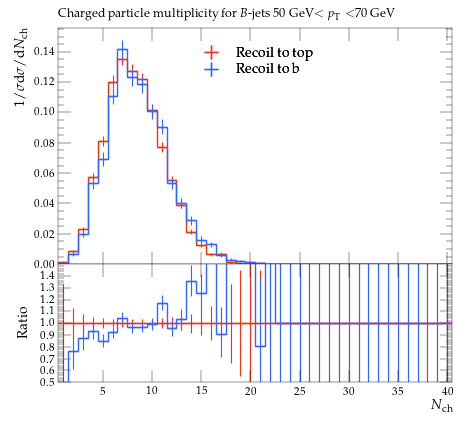

This chart was generated by the following Python code:
#! /usr/bin/env python

# This Python script was auto-generated using YODA v2.0.2.
# Analysis object: /MC_HFDECAYS/avg_B_jet_ch_mult_50_70
# Timestamp: 31-07-2026 (13:13:52)

import matplotlib as mpl
import matplotlib.pyplot as plt
mpl.use('Agg') # comment out for interactive use
import os
import numpy as np

plotDir = os.path.split(os.path.realpath(__file__))[0]
if 'YODA_USER_PLOT_PATH' in globals():
    plot_outdir = globals()['YODA_USER_PLOT_PATH']
else:
    plot_outdir = plotDir

#plot style
plt.style.use(os.path.join(plotDir, '../default.mplstyle'))
# plot metadata
figW, figH = plt.rcParams['figure.figsize']
ax_xLabel = r'$N_\mathrm{ch}$'
ax_yLabel = r'$1/\sigma \mathrm{d}\sigma/\mathrm{d}N_\mathrm{ch}$'
ax_title  = r'Charged particle multiplicity for $B$-jets 50 GeV$<p_\mathrm{T}<$70 GeV'
ax_xScale = 'linear'
ax_yScale = 'linear'
xLims = (0.5, 40.5)
yLims = (0.0, 0.15578673)
xMinorTickMarks = 0

# TeX-friendly labels for the legend
labels = {
    'legend' : ([ r"Recoil to top", r"Recoil to b" ], r""),
}

# Adjust canvas width and height
canvasW = 10.0
canvasH = 9.0
figW *= canvasW/10.
figH *= canvasH/9.

# Create figure and axis objects
fig, (ax, ratio0_ax) = plt.subplots(2, 1, sharex=True,
                  figsize=(figW,figH), gridspec_kw={'height_ratios': (6.0, 3.0)})

# Set figure margins
plt.subplots_adjust(
    left   = 1.0 * plt.rcParams['figure.subplot.left'],
    right  = 1.0 * plt.rcParams['figure.subplot.right'],
    top    = 1.0 * plt.rcParams['figure.subplot.top'],
    bottom = 1.0 * plt.rcParams['figure.subplot.bottom'])

ratio0_ax.yaxis.set_major_locator(mpl.ticker.MultipleLocator(0.1))
ratio0_ax.set_ylim(0.5, 1.4999)
ratio0_ax.set_ylabel('Ratio')
ratio0_ax.xaxis.set_minor_locator(mpl.ticker.NullLocator())

# the numerical data is stored in a separate file
dataf = dict()
prefix = os.path.split(__file__)[0]
if prefix:    prefix = prefix + '/'
exec(open(prefix+'avg_B_jet_ch_mult_50_70__data.py').read(), dataf)


legend_handles = dict() # keep track of handles for the legend

# style options for curves
# starts at zorder>=5 to draw curve on top of legend
styles = {
  'recoil_t': {
    'color' : '#EE3311',
    'linestyle' : '-',
    'linewidth' : 1,
    'marker' : 'none',
    'markersize' : 2,
    'capsize' : 0.0,
    'zorder' : 5,
    'histstyle' : 1,
    'drawstyle' : 'steps-pre',
    'xerrorbars' : 1,
    'yerrorbars' : 1,
    'fillcolor' : None,
    'fillopacity' : 1.0,
    'ratio0_linestyle' : '-',
    'ratio0_linewidth' : 1,
    'ratio0_marker' : 'none',
    'ratio0_markersize' : 2,
    'ratio0_capsize' : 0.0,
    'ratio0_zorder' : 5,
    'ratio0_histstyle' : 1,
    'ratio0_drawstyle' : 'steps-pre',
    'ratio0_xerrorbars' : 1,
    'ratio0_yerrorbars' : 1,
  },
  'recoil_b': {
    'color' : '#3366FF',
    'linestyle' : '-',
    'linewidth' : 1,
    'marker' : 'none',
    'markersize' : 2,
    'capsize' : 0.0,
    'zorder' : 6,
    'histstyle' : 1,
    'drawstyle' : 'steps-pre',
    'xerrorbars' : 1,
    'yerrorbars' : 1,
    'fillcolor' : None,
    'fillopacity' : 1.0,
    'ratio0_linestyle' : '-',
    'ratio0_linewidth' : 1,
    'ratio0_marker' : 'none',
    'ratio0_markersize' : 2,
    'ratio0_capsize' : 0.0,
    'ratio0_zorder' : 6,
    'ratio0_histstyle' : 1,
    'ratio0_drawstyle' : 'steps-pre',
    'ratio0_xerrorbars' : 1,
    'ratio0_yerrorbars' : 1,
  },
}

# curve from input yoda files in main panel
for label, yvals in dataf['yvals'].items():
    if all(np.isnan(v) for v in dataf['yvals'][label]):
        continue
    tmp = None
    if styles[label]['histstyle']: # draw as histogram
        xpos = dataf['xedges'][label] if styles[label]['drawstyle'] else dataf['xpoints'][label]
        ypos = np.insert(yvals, 0, yvals[0]) if styles[label]['drawstyle'] else yvals
        if styles[label]['fillcolor']: # fill area below curve
            ax.fill_between(xpos, ypos, step='pre',
                            color=styles[label]['fillcolor'],
                            alpha=styles[label]['fillopacity'])
        tmp, = ax.plot(xpos, ypos,
                       color=styles[label]['color'],
                       linestyle=styles[label]['linestyle'],
                       linewidth=styles[label]['linewidth'],
                       drawstyle=styles[label]['drawstyle'], solid_joinstyle='miter',
                       zorder=styles[label]['zorder'], label=label)
    tmp = ax.errorbar(dataf['xpoints'][label], yvals,
                      xerr=np.array(dataf['xerrs'][label])*styles[label]['xerrorbars'],
                      yerr=np.array(dataf['yerrs'][label])*styles[label]['yerrorbars'],
                      fmt=styles[label]['marker'], capsize=styles[label]['capsize'],
                      markersize=styles[label]['markersize'],
                      ecolor=styles[label]['color'],
                      color=styles[label]['color'], zorder=styles[label]['zorder'])
    tmp[-1][0].set_linestyle(styles[label]['linestyle'])
    tmp[-1][0].set_linewidth(styles[label]['linewidth'])
    if label in dataf['add_legend_handle']:  legend_handles[label] = tmp
    for varLabel in dataf['variation_yvals'].keys():
        if varLabel.startswith(label):
            tmp, = ax.plot(dataf['xedges'][label], dataf['variation_yvals'][varLabel],
                           color=styles[label]['color'],
                           linestyle=styles[label]['linestyle'],
                           linewidth=styles[label]['linewidth'],
                           drawstyle='steps-pre', solid_joinstyle='miter',
                           zorder=styles[label]['zorder'], alpha=0.5)


# plots on ratio panel
# curve from input yoda files in ratio panel
for label, yvals in dataf['ratio0_yvals'].items():
    if all(np.isnan(v) for v in yvals):
        continue
    if styles[label]['ratio0_histstyle']: # plot as histogram
        xpos = dataf['xedges']['recoil_t'] if styles[label]['ratio0_drawstyle'] else dataf['xpoints']['recoil_t']
        ypos = np.insert(yvals, 0, yvals[0]) if styles[label]['ratio0_drawstyle'] else yvals
        ratio0_ax.plot(xpos, ypos,
                       color=styles[label]['color'],
                       linewidth=styles[label]['linewidth'],
                       linestyle=styles[label]['ratio0_linestyle'],
                       drawstyle=styles[label]['ratio0_drawstyle'], zorder=styles[label]['zorder'],
                       solid_joinstyle='miter')
    tmp = ratio0_ax.errorbar(dataf['xpoints']['recoil_t'], yvals,
                             xerr=np.array(dataf['ref_xerrs'])*styles[label]['ratio0_xerrorbars'],
                             yerr=np.array(dataf['ratio0_yerrs'][label])*styles[label]['ratio0_yerrorbars'],
                             fmt=styles[label]['ratio0_marker'], capsize=styles[label]['ratio0_capsize'],
                             markersize=styles[label]['ratio0_markersize'],
                             ecolor=styles[label]['color'],
                             color=styles[label]['color'])
    tmp[-1][0].set_linestyle(styles[label]['ratio0_linestyle'])
    tmp[-1][0].set_linewidth(styles[label]['ratio0_linewidth'])

    for varlabel in dataf['ratio0_variation_vals'].keys():
        if varlabel.startswith(label):
            ratio0_ax.plot(dataf['xedges']['recoil_t'],
                            dataf['ratio0_variation_vals'][varlabel],
                            color=styles[label]['color'],
                            linestyle=styles[label]['linestyle'],
                            linewidth=styles[label]['linewidth'],
                            drawstyle='steps-pre', solid_joinstyle='miter',
                            zorder=1, alpha=0.5)

legend_items = list(legend_handles.values())
ax.add_artist(ax.legend(legend_items,
                        labels['legend'][0],
                        title=labels['legend'][1],
                        alignment='left',
                        loc='upper center',
                        bbox_to_anchor=(0.5, 0.97)))

# set plot metadata as defined above
ratio0_ax.set_xlabel(ax_xLabel)
ratio0_ax.xaxis.set_label_coords(1., -0.15)
ax.set_ylabel(ax_yLabel, ha='right', va='top')
ax.yaxis.set_label_coords(-0.11, 1.0)
ax.set_title(ax_title, loc='left')
ax.set_xscale(ax_xScale)
ax.set_yscale(ax_yScale)
ax.set_xlim(xLims)
ax.set_ylim(yLims)

# tick formatting
plt.rcParams['xtick.top'] = True
plt.rcParams['ytick.right'] = True
ax.xaxis.set_minor_locator(mpl.ticker.NullLocator())
fig.align_ylabels((ax, ratio0_ax))
plt.savefig(os.path.join(plot_outdir, 'avg_B_jet_ch_mult_50_70.pdf'), format='PDF')
plt.savefig(os.path.join(plot_outdir, 'avg_B_jet_ch_mult_50_70.png'), format='PNG')

plt.close(fig)
